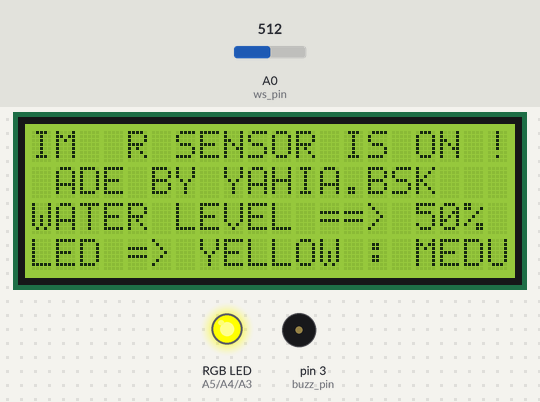
Recording of a sketch running on a simulated Arduino Uno, built with avr-gcc and run on an emulated ATmega328P. Parts: 20×4 character LCD, an RGB LED mixed from three pins (HIGH = lit), buzzer (waves = sounding, pin HIGH). The test bench sets the inputs (shaded band); at power-on: A0 (ws_pin) = 512.

Above: at 1.2 s.
1.3 s: A0 (ws_pin) set to 716
At 1.9 s:
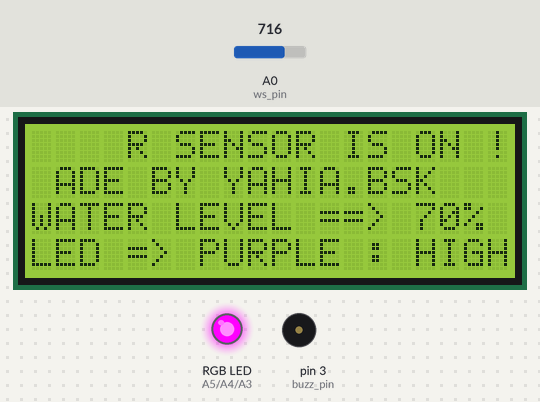
2.8 s: A0 (ws_pin) set to 1023
At 4.0 s:
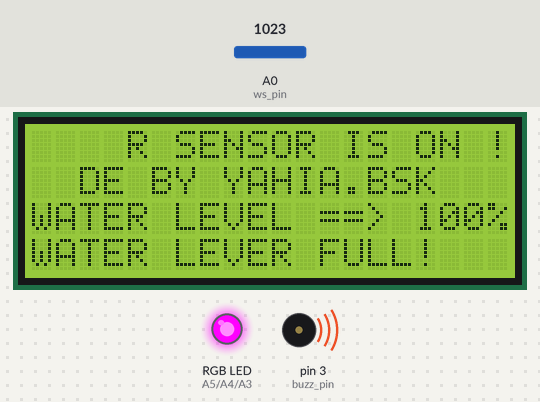
4.3 s: A0 (ws_pin) set to 306
At 5.5 s:
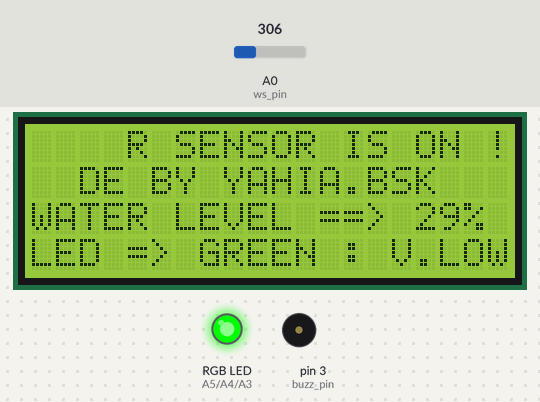
5.8 s: A0 (ws_pin) set to 0
At 6.6 s:
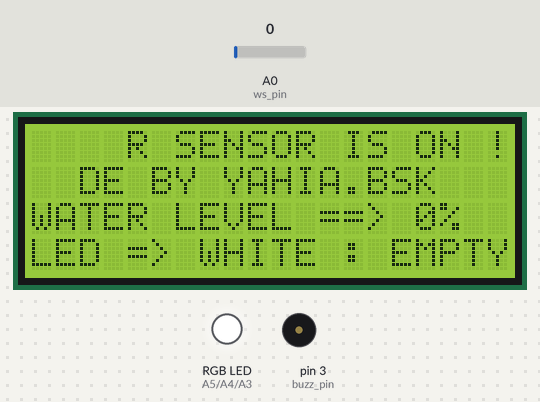
7.3 s: A0 (ws_pin) set to 40
At 7.6 s:
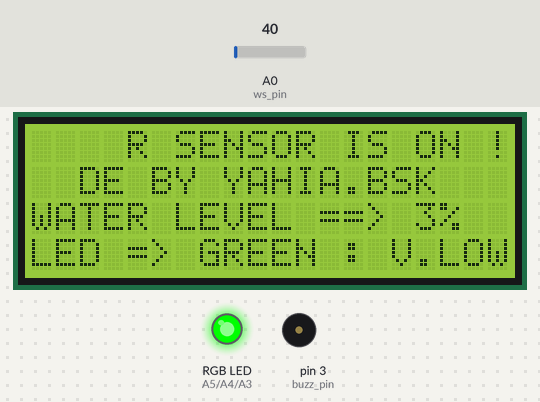
8.8 s: A0 (ws_pin) set to 511
At 10.0 s:
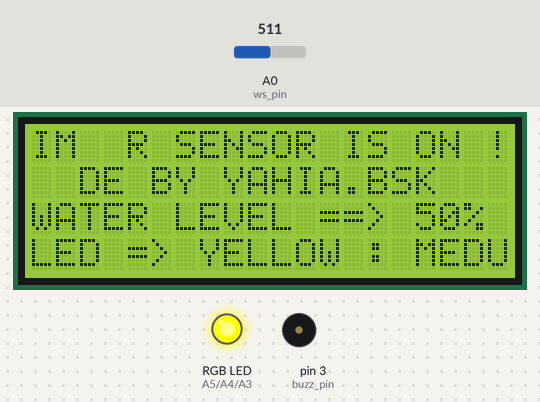
Timing chart, 0 to 11.3 s (numbered marks = the images above; inputs shaded):
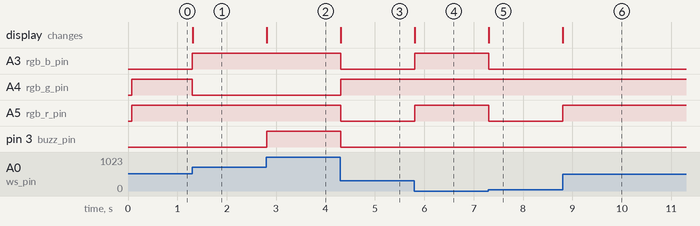

The sketch:

sketch_sep28a.ino
```cpp
//liquid crystal librery for control the lcd.
#include <LiquidCrystal.h>


//drfine the pins
 //lcd pins:
 int RS = 13;
 int E = 12;
 int D4 = 11;
 int D5 = 10;
 int D6 = 9;
 int D7 = 8;
 LiquidCrystal lcd(RS,E,D4,D5,D6,D7);
 //buz pins:
 int buzz_pin = 3;
 //rgb led pins:
 int rgb_r_pin = A5;
 int rgb_g_pin = A4;
 int rgb_b_pin = A3;
 //water sensor pins:
 int ws_pin = A0;
// -------------


//the system functions
void setup() {

  //set the buzz pin:
  pinMode(buzz_pin,OUTPUT);

  //read from the water sensor:
  pinMode(ws_pin, INPUT);

  lcd.begin(20,4);
  lcd.setCursor(0,0);
  lcd.println("WATER SENSOR IS ON !");
  lcd.setCursor(0,1);
  lcd.println("MADE BY YAHIA.BSK");
  //Serial.begin(9600);
}


void loop() {

  int ws_data = map(analogRead(ws_pin), 0, 1023, 0, 255);
  //calc the water level:
  int water_per = (ws_data*100)/254;

  lcd.setCursor(0,2);
  lcd.print("WATER LEVEL ==> "); lcd.print(water_per); lcd.println("%");

  //rgb led logic
  if(water_per >= 0){
    if(water_per == 0){ //white
      analogWrite(rgb_r_pin, 255);
      analogWrite(rgb_g_pin, 255);
      analogWrite(rgb_b_pin, 255);
      lcd.setCursor(0,3);
      lcd.println("LED => WHITE : EMPTY");
    }
    if(water_per <= 30 && water_per > 0){ //green
      analogWrite(rgb_r_pin, 0);
      analogWrite(rgb_g_pin, 255);
      analogWrite(rgb_b_pin, 0);
      lcd.setCursor(0,3);
      lcd.println("LED => GREEN : V.LOW");
    }
    if(water_per > 30 && water_per <= 60){ //yellow
      analogWrite(rgb_r_pin, 255);
      analogWrite(rgb_g_pin, 255);
      analogWrite(rgb_b_pin, 0);
      lcd.setCursor(0,3);
      lcd.println("LED => YELLOW : MEDUIM");
    }
    if(water_per > 60 && water_per < 90){ //purple
      analogWrite(rgb_r_pin, 170);
      analogWrite(rgb_g_pin, 0);
      analogWrite(rgb_b_pin, 255);
      lcd.setCursor(0,3);
      lcd.println("LED => PURPLE : HIGH");
    }
    if(water_per >= 90 && water_per < 99){ //red
      analogWrite(rgb_r_pin, 255);
      analogWrite(rgb_g_pin, 0);
      analogWrite(rgb_b_pin, 0);
      lcd.setCursor(0,3);
      lcd.println("LED => RED : DANGER!");
    }
    if(water_per == 100){
      lcd.setCursor(0,3);
      lcd.println("WATER LEVER FULL!   ");
      digitalWrite(buzz_pin,1);
    }else{
      digitalWrite(buzz_pin,0);
    }
  }


}
```

Measured:
- after the input at 1.3 s, A3 (rgb_b_pin): LOW → HIGH at once; A4 (rgb_g_pin): HIGH → LOW at once; the display: changes at once (image 1)
- after the input at 2.8 s, pin 3 (buzz_pin): LOW → HIGH at once; the display: changes at once (image 2)
- after the input at 4.3 s, A3 (rgb_b_pin), A5 (rgb_r_pin), pin 3 (buzz_pin): HIGH → LOW at once; A4 (rgb_g_pin): LOW → HIGH at once; the display: changes at once (image 3)
- after the input at 5.8 s, A3 (rgb_b_pin), A5 (rgb_r_pin): LOW → HIGH at once; the display: changes at once (image 4)
- after the input at 7.3 s, A3 (rgb_b_pin), A5 (rgb_r_pin): HIGH → LOW at once; the display: changes at once (image 5)
- after the input at 8.8 s, A5 (rgb_r_pin): LOW → HIGH at once; the display: changes at once (image 6)
